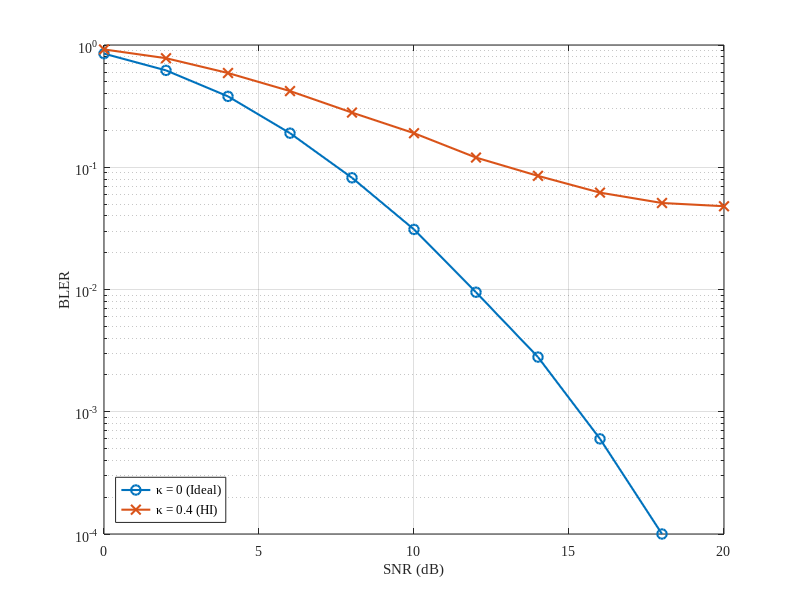

The MATLAB script that drew this image:
clc
clear all

% SNR Range
d1 = 0:2:20;

%%%%% Kappa = 0 (Ideal Case), SNR Range 0 to 20dB
K0_sim = [0.8500, 0.6200, 0.3800, 0.1900, 0.0820, 0.0310, 0.0095, 0.0028, 0.0006, 0.0001, 0.0000];

%%%%% Kappa = 0.4 (Hardware Impairment), SNR Range 0 to 20dB
K04_sim = [0.9200, 0.7800, 0.5900, 0.4200, 0.2800, 0.1900, 0.1200, 0.0850, 0.0620, 0.0510, 0.0480];

width = 5;      % Width in inches
height = 4;     % Height in inches
alw = 1.2;      % AxesLineWidth
fsz = 12;       % Fontsize
lw = 1.5;       % LineWidth
msz = 7;        % MarkerSize

% Plot Setup
% figure
pos = get(gcf, 'Position');
set(gcf, 'Position', [pos(1) pos(2) width*100, height*100]); %<- Set size
set(0,'defaultAxesFontName','Times New Roman');

semilogy(d1, K0_sim, '-o', 'LineWidth', lw, 'MarkerSize', msz); hold on; grid on
semilogy(d1, K04_sim, '-x', 'LineWidth', lw, 'MarkerSize', msz); hold on; grid on

xlabel('SNR (dB)')
ylabel('BLER')
legend('\kappa = 0 (Ideal)', '\kappa = 0.4 (HI)', 'Location', 'southwest')
axis([0 20 1e-4 1])
